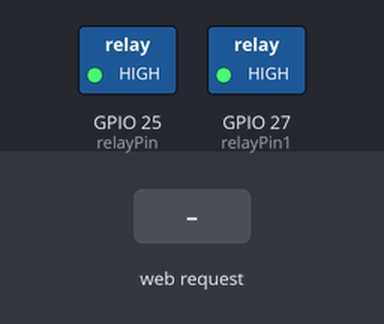
Recording of a sketch running on a simulated ESP32. Shown: switched loads named in the sketch (green lamp = pin HIGH). The test bench sets the inputs (shaded band). WiFi joins after 1.5 s; servers stay silent unless stated; EEPROM starts erased; what the sketch prints to the serial monitor is not drawn.

Above: at 3.2 s.
3.3 s: HTTP request GET /relay/on received
At 4.4 s:
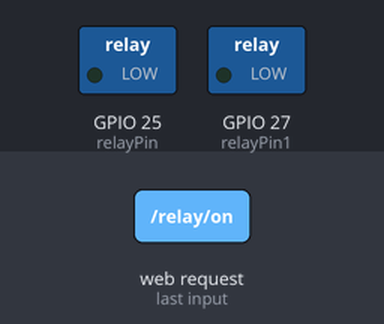
4.8 s: HTTP request GET /relay/off received
At 5.6 s:
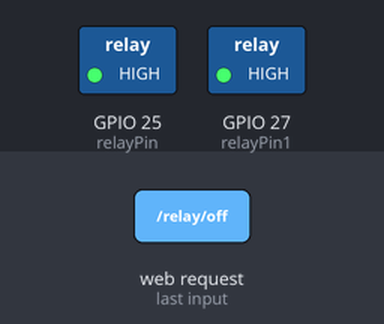
6.3 s: HTTP request GET /relay/on?ip=1 received
At 6.7 s:
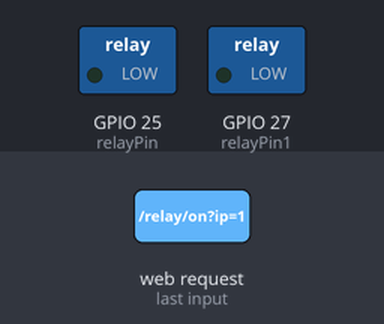
Timing chart, 0 to 9.3 s (numbered marks = the images above; inputs shaded):
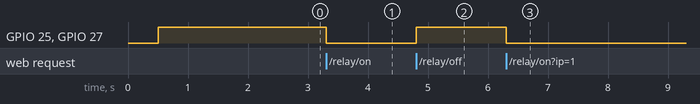

Measured:
- after the input at 3.3 s, GPIO 25 (relayPin), GPIO 27 (relayPin1): HIGH → LOW at once
- after the input at 4.8 s, GPIO 25 (relayPin), GPIO 27 (relayPin1): LOW → HIGH at once
- after the input at 6.3 s, GPIO 25 (relayPin), GPIO 27 (relayPin1): HIGH → LOW at once

The sketch:

ESP32-Static-IP.ino
```cpp
#include <WiFi.h>
#include <WebServer.h>
#include <ESPmDNS.h>
#include <Preferences.h>
#include <esp_task_wdt.h>  // Hardware Watchdog Timer

#define WDT_TIMEOUT 8  // Watchdog reset jika macet > 8 detik

Preferences preferences;

const char* ssid = "YOUR_WIFI_NAME";
const char* password = "YOUR_WIFI_PASSWORD";

const int relayPin = 25;
const int relayPin1 = 27;

WebServer server(80);

IPAddress local_ip(192, 168, 6, 150);
IPAddress gateway(192, 168, 6, 1);
IPAddress subnet(255, 255, 255, 0);

bool shouldRestart = false;
unsigned long restartTimer = 0;

// Variabel untuk pengecekan Wi-Fi berkala
unsigned long lastWiFiCheck = 0;
const unsigned long wifiCheckInterval = 10000; // Cek setiap 10 detik

// Fungsi helper untuk mengubah status relay & simpan ke flash
void setRelayState(bool state) {
  // state: true = ON (LOW), false = OFF (HIGH)
  int pinVal = state ? LOW : HIGH;
  digitalWrite(relayPin, pinVal);
  digitalWrite(relayPin1, pinVal);

  preferences.begin("state", false);
  preferences.putBool("relay", state);
  preferences.end();
}

void setup() {
  Serial.begin(115200);
  delay(500);

  // 1. Ambil status terakhir relay sebelum listrik padam
  preferences.begin("state", true);
  bool lastRelayState = preferences.getBool("relay", false); // Default OFF
  preferences.end();

  // Terapkan status terakhir
  digitalWrite(relayPin, lastRelayState ? LOW : HIGH);
  pinMode(relayPin, OUTPUT);
  digitalWrite(relayPin1, lastRelayState ? LOW : HIGH);
  pinMode(relayPin1, OUTPUT);

  // 2. Baca Konfigurasi IP
  preferences.begin("settings", true);
  String storedIP = preferences.getString("local_ip", "");
  String storedGW = preferences.getString("gateway", "");
  String storedSN = preferences.getString("subnet", "");
  preferences.end();

  IPAddress tempIP, tempGW, tempSN;
  if (tempIP.fromString(storedIP) && tempGW.fromString(storedGW) && tempSN.fromString(storedSN)) {
    local_ip = tempIP;
    gateway = tempGW;
    subnet = tempSN;
  }

  // 3. Setup Wi-Fi
  WiFi.mode(WIFI_STA);
  WiFi.setAutoReconnect(true); // Fitur bawaan ESP32
  WiFi.config(local_ip, gateway, subnet);
  WiFi.begin(ssid, password);

  Serial.print("Menghubungkan ke WiFi");
  int timeout = 0;
  while (WiFi.status() != WL_CONNECTED && timeout < 30) {
    delay(500);
    Serial.print(".");
    timeout++;
  }

  if (WiFi.status() == WL_CONNECTED) {
    Serial.println("\nWiFi Terhubung! IP: " + WiFi.localIP().toString());
  }

  // 4. mDNS
  MDNS.begin("esp32");

  // 5. Routing Web Server
  server.on("/", HTTP_GET, []() {
    preferences.begin("state", true);
    bool isRelayOn = preferences.getBool("relay", false);
    preferences.end();

    String html = "<!DOCTYPE html><html><head><meta name=\"viewport\" content=\"width=device-width, initial-scale=1\">";
    html += "<style>body{font-family:sans-serif;text-align:center;padding:20px;} button{padding:12px 24px;margin:8px;font-size:16px;border-radius:5px;cursor:pointer;}</style></head><body>";
    html += "<h1>Kontrol Lampu 24/6</h1>";
    html += "<p>Status Saat Ini: <b>" + String(isRelayOn ? "<span style='color:green;'>MENYALA (ON)</span>" : "<span style='color:red;'>MATI (OFF)</span>") + "</b></p>";
    html += "<a href=\"/relay/on\"><button style=\"background:#4CAF50;color:white;border:none;\">Nyalakan</button></a>";
    html += "<a href=\"/relay/off\"><button style=\"background:#f44336;color:white;border:none;\">Matikan</button></a><br><br>";
    html += "<hr><h3>Pengaturan Jaringan</h3>";
    html += "<form action=\"/set_ip\" method=\"GET\">";
    html += "IP: <input type=\"text\" name=\"ip\" value=\"" + local_ip.toString() + "\"><br><br>";
    html += "GW: <input type=\"text\" name=\"gateway\" value=\"" + gateway.toString() + "\"><br><br>";
    html += "Subnet: <input type=\"text\" name=\"subnet\" value=\"" + subnet.toString() + "\"><br><br>";
    html += "<input type=\"submit\" value=\"Simpan & Restart\">";
    html += "</form></body></html>";
    server.send(200, "text/html", html);
  });

  server.on("/relay/on", HTTP_GET, []() {
    setRelayState(true);
    server.send(200, "text/html", "<h3>Lampu ON</h3><meta http-equiv=\"refresh\" content=\"1;url=/\">");
  });

  server.on("/relay/off", HTTP_GET, []() {
    setRelayState(false);
    server.send(200, "text/html", "<h3>Lampu OFF</h3><meta http-equiv=\"refresh\" content=\"1;url=/\">");
  });

  server.on("/set_ip", HTTP_GET, []() {
    if (!server.hasArg("ip") || !server.hasArg("gateway") || !server.hasArg("subnet")) {
      server.send(400, "text/html", "<h3>Form tidak lengkap</h3>");
      return;
    }
    String ip_str = server.arg("ip");
    String gw_str = server.arg("gateway");
    String sn_str = server.arg("subnet");

    IPAddress nIP, nGW, nSN;
    if (!nIP.fromString(ip_str) || !nGW.fromString(gw_str) || !nSN.fromString(sn_str)) {
      server.send(400, "text/html", "<h3>Format IP Salah</h3>");
      return;
    }

    preferences.begin("settings", false);
    preferences.putString("local_ip", ip_str);
    preferences.putString("gateway", gw_str);
    preferences.putString("subnet", sn_str);
    preferences.end();

    String html = "<h3>IP Berhasil Diganti ke " + ip_str + ". Restarting...</h3>";
    html += "<meta http-equiv=\"refresh\" content=\"5;url=http://" + ip_str + "/\">";
    server.send(200, "text/html", html);

    shouldRestart = true;
    restartTimer = millis();
  });

  server.begin();

  // 6. Aktifkan Hardware Watchdog Timer
  esp_task_wdt_init(WDT_TIMEOUT, true); // true = restart sistem saat timeout
  esp_task_wdt_add(NULL);               // Daftarkan loop task ke watchdog
  Serial.println("Sistem & Watchdog Siap.");
}

void loop() {
  // Reset timer watchdog (tanda bahwa sistem berjalan normal)
  esp_task_wdt_reset();

  server.handleClient();

  // Auto-reconnect Wi-Fi jika terputus di tengah jalan
  if (millis() - lastWiFiCheck >= wifiCheckInterval) {
    lastWiFiCheck = millis();
    if (WiFi.status() != WL_CONNECTED) {
      Serial.println("Wi-Fi terputus! Mencoba menyambung kembali...");
      WiFi.reconnect();
    }
  }

  // Handle restart tertunda
  if (shouldRestart && (millis() - restartTimer >= 1500)) {
    ESP.restart();
  }
}
```
